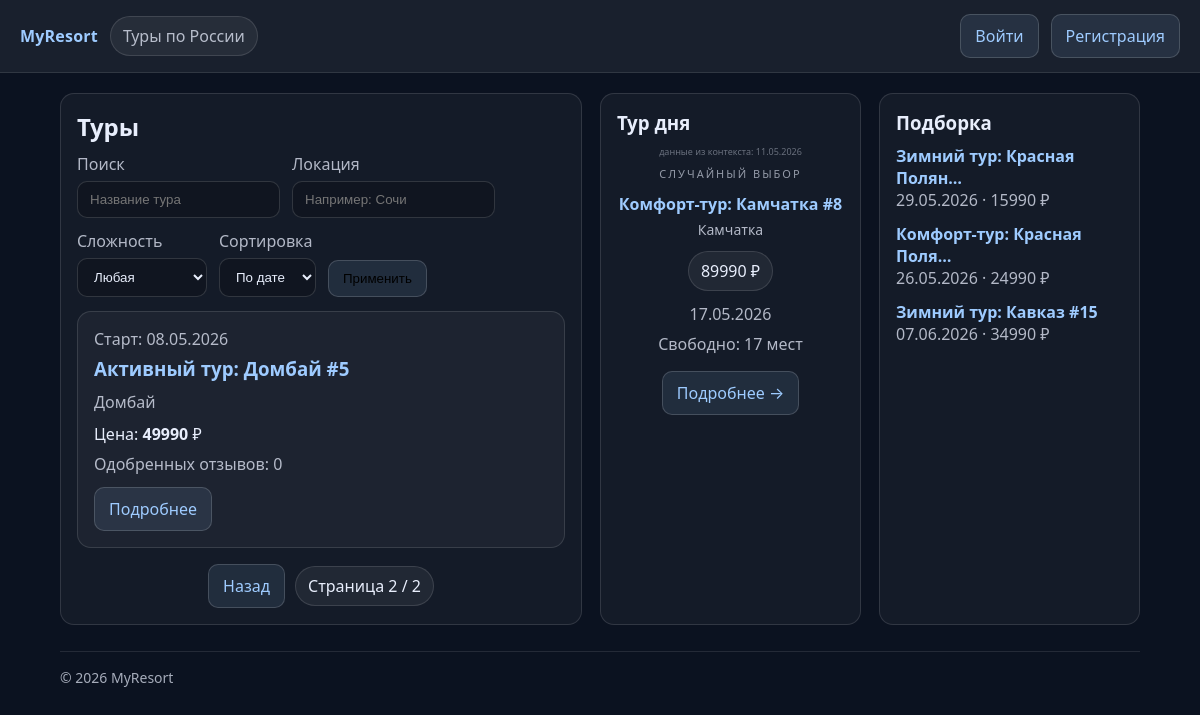
Screenshot of /?page=2 with the database file from the repository.
### resorts/models.py (models this page shows, shortened)
class Tour(models.Model):
    DIFFICULTY_CHOICES = [
        ("beginner", "Начинающий"),
        ("intermediate", "Средний"),
        ("advanced", "Продвинутый"),
        ("expert", "Эксперт"),
    ]
    title = models.CharField(max_length=200, verbose_name="Название тура")
    description = models.TextField(verbose_name="Описание", blank=True)
    location = models.CharField(
        max_length=150,
        blank=True,
        verbose_name="Локация/направление",
    )
    difficulty_level = models.CharField(
        max_length=20,
        choices=DIFFICULTY_CHOICES,
        default="intermediate",
        verbose_name="Уровень сложности",
    )
    start_date = models.DateField(verbose_name="Дата начала")
    end_date = models.DateField(verbose_name="Дата окончания")
    price = models.DecimalField(
        max_digits=10,
        decimal_places=2,
        verbose_name="Стоимость тура (руб.)",
    )
    capacity = models.PositiveIntegerField(
        default=20,
        verbose_name="Максимальное количество человек",
    )
    main_image = models.ImageField(
        upload_to="tours/",
        null=True,
        blank=True,
        verbose_name="Главное изображение",
    )
    created_at = models.DateTimeField(auto_now_add=True, verbose_name="Дата создания")
    updated_at = models.DateTimeField(auto_now=True, verbose_name="Дата обновления")
    created_by = models.ForeignKey(
        User,
        on_delete=models.SET_NULL,
        null=True,
        blank=True,
        related_name="created_tours",
        verbose_name="Кто создал",
    )
    objects = TourManager()
    class Meta:
        verbose_name = "Тур"
        verbose_name_plural = "Туры"
        ordering = ["-start_date", "-id"]
    def get_absolute_url(self):
        return reverse("resorts:tour_detail", kwargs={"pk": self.pk})
    @property
    def booked_people(self) -> int:
        return (
            self.bookings.exclude(status="cancelled")
            .aggregate(total=models.Sum("people_count"))
            .get("total")
            or 0
        )
    @property
    def free_places(self) -> int:
        return max(0, int(self.capacity) - int(self.booked_people))

### resorts/views.py (the view)
# urls.py: path("", views.tour_list, name="tour_list"),
def tour_list(request):
    qs = (
        Tour.objects.upcoming()
        .filter(title__icontains=request.GET.get("q", "").strip())
        .filter(location__icontains=request.GET.get("location", "").strip())
    )
    difficulty = request.GET.get("difficulty", "").strip()
    if difficulty:
        qs = qs.filter(difficulty_level=difficulty)
    qs = qs.exclude(reviews__moderation_status="rejected")
    sort = request.GET.get("sort", "date")
    if sort == "price":
        qs = qs.order_by("price", "-start_date")
    else:
        qs = qs.order_by("-start_date", "-id")
    qs = qs.annotate(
        approved_reviews=Count(
            "reviews",
            filter=Q(reviews__moderation_status="approved"),
            distinct=True,
        )
    )
    paginator = Paginator(qs, 6)
    page = request.GET.get("page", 1)
    try:
        tours_page = paginator.page(page)
    except PageNotAnInteger:
        tours_page = paginator.page(1)
    except EmptyPage:
        tours_page = paginator.page(paginator.num_pages)
    return render(
        request,
        "resorts/tour_list.html",
        {
            "tours_page": tours_page,
            "difficulty_choices": Tour.DIFFICULTY_CHOICES,
            "now": timezone.now(),
            "today": timezone.localdate(),
        },
    )

### resorts/models.py (called while the page is built)
    def upcoming(self):
        return self.filter(end_date__gte=timezone.localdate())

    def get_queryset(self):
        return TourQuerySet(self.model, using=self._db)

    def upcoming(self):
        return self.get_queryset().upcoming()

### resorts/templatetags/resort_tags.py (called while the page is built)
@register.simple_tag
def current_year():
    return timezone.localdate().year

@register.inclusion_tag("resorts/_tour_of_day.html", takes_context=True)
def tour_of_day(context):
    today = context.get("today", timezone.localdate())
    upcoming_tours = list(Tour.objects.upcoming())
    if upcoming_tours:
        random_tour = random.choice(upcoming_tours)
    else:
        random_tour = None
    return {
        "tour_of_day": random_tour,
        "today": today,
        "from_context": "today" in context
    }

@register.simple_tag
def featured_tours(limit=3):
    return Tour.objects.upcoming().order_by("price", "-start_date")[: int(limit)]

### resorts/templates/resorts/tour_list.html (shortened to what this page needs)
{% extends "resorts/base.html" %}
{% load resort_tags %}
{% block content %}
  <div class="grid" style="display: grid; grid-template-columns: 2fr 1fr 1fr; gap: 18px;">
    <div class="card">
      <h2 style="margin:0 0 10px 0;">Туры</h2>
      <form method="get" class="row" style="margin: 10px 0 14px 0;">
        <div>
          <label class="muted">Поиск</label><br>
          <input name="q" value="{{ request.GET.q }}" placeholder="Название тура">
        </div>
        <div>
          <label class="muted">Локация</label><br>
          <input name="location" value="{{ request.GET.location }}" placeholder="Например: Сочи">
        </div>
        <div>
          <label class="muted">Сложность</label><br>
          <select name="difficulty">
            <option value="">Любая</option>
          </select>
        </div>
        <div>
          <label class="muted">Сортировка</label><br>
          <select name="sort">
            <option value="date" {% if request.GET.sort != "price" %}selected{% endif %}>По дате</option>
          </select>
        </div>
        <div style="align-self:end;">
          <button class="btn" type="submit">Применить</button>
        </div>
      </form>
      {% if tours_page.object_list %}
        <div class="row" style="gap: 14px;">
          {% for tour in tours_page.object_list %}
            <div class="card" style="flex:1 1 320px;">
              <div class="muted">Старт: {{ tour.start_date|date:"d.m.Y" }}</div>
              <h3 style="margin: 6px 0 10px 0;">
                <a href="{{ tour.get_absolute_url }}">{{ tour.title }}</a>
              </h3>
              <div class="muted">{{ tour.location|default:"—" }}</div>
              <div style="margin-top:10px;">
                Цена: <strong>{{ tour.price|floatformat:0 }}</strong> ₽
              </div>
              <div class="muted" style="margin-top:8px;">
                Одобренных отзывов: {{ tour.approved_reviews }}
              </div>
              <div style="margin-top: 12px;">
                <a class="btn" href="{{ tour.get_absolute_url }}">Подробнее</a>
              </div>
            </div>
          {% endfor %}
        </div>
        <div class="pager">
          {% if tours_page.has_previous %}
            <a class="btn" href="?page={{ tours_page.previous_page_number }}">Назад</a>
          {% endif %}
          <span class="pill">Страница {{ tours_page.number }} / {{ tours_page.paginator.num_pages }}</span>
        </div>
      {% else %}
        <div class="muted">Ничего не найдено.</div>
      {% endif %}
    </div>
    <div class="card">
      <h3 style="margin:0 0 10px 0;"> Тур дня</h3>
      {% tour_of_day %}
    </div>
    <div class="card">
      <h3 style="margin:0 0 10px 0;"> Подборка</h3>
      {% featured_tours 3 as ftours %}
      {% for t in ftours %}
        <div style="margin-bottom: 12px;">
          <a href="{{ t.get_absolute_url }}"><strong>{{ t.title|truncatechars:26 }}</strong></a><br>
          <span class="muted">{{ t.start_date|date:"d.m.Y" }} · {{ t.price|floatformat:0 }} ₽</span>
        </div>
      {% empty %}
        <div class="muted">Пока нет туров.</div>
      {% endfor %}
    </div>
  </div>
{% endblock %}

### resorts/templates/resorts/_tour_of_day.html (shortened to what this page needs)
{% if tour_of_day %}
    <div style="text-align: center;">
        {% if from_context %}
            <div style="font-size: 9px; opacity: 0.4; margin-bottom: 5px;">
                данные из контекста: {{ today|date:"d.m.Y" }}
            </div>
        {% endif %}
        <div style="font-size: 11px; text-transform: uppercase; letter-spacing: 2px; opacity: 0.6; margin-bottom: 12px;">
            Случайный выбор
        </div>
        <h4 style="margin: 10px 0 5px;">
            <a href="{% url 'resorts:tour_detail' tour_of_day.pk %}">{{ tour_of_day.title }}</a>
        </h4>
        <div class="muted" style="font-size: 14px;">
            {{ tour_of_day.location|default:"—" }}
        </div>
        <div style="margin: 12px 0;">
            <span class="pill">{{ tour_of_day.price|floatformat:0 }} ₽</span>
        </div>
        <div style="margin-bottom: 8px;">
            <span class="muted">{{ tour_of_day.start_date|date:"d.m.Y" }}</span>
        </div>
        <div>
            <span class="muted"> Свободно: {{ tour_of_day.free_places }} мест</span>
        </div>
        <div style="margin-top: 16px;">
            <a class="btn" href="{% url 'resorts:tour_detail' tour_of_day.pk %}">Подробнее →</a>
        </div>
    </div>
{% else %}
    <div style="text-align: center; padding: 20px;">
        <div style="font-size: 32px; opacity: 0.5;">🎿</div>
        <div class="muted" style="margin-top: 10px;">Пока нет предстоящих туров</div>
    </div>
{% endif %}

### resorts/templates/resorts/base.html (style rules this page uses)
body { font-family: system-ui, -apple-system, Segoe UI, Roboto, Arial, sans-serif; margin: 0; background: #0b1220; color: #e8eefc; }
a { color: #9ecbff; text-decoration: none; }
.pill { display: inline-flex; gap: 10px; align-items: center; padding: 8px 12px; border: 1px solid rgba(255,255,255,0.12); border-radius: 999px; background: rgba(255,255,255,0.06); }
.grid { display: grid; grid-template-columns: 2fr 1fr; gap: 18px; }
.card { padding: 16px; border: 1px solid rgba(255,255,255,0.12); border-radius: 14px; background: rgba(255,255,255,0.04); }
.muted { color: rgba(232,238,252,0.75); }
.btn { display: inline-block; padding: 10px 14px; border-radius: 10px; border: 1px solid rgba(255,255,255,0.16); background: rgba(158,203,255,0.10); }
.row { display: flex; gap: 12px; flex-wrap: wrap; }
input, select { padding: 10px 12px; border-radius: 10px; border: 1px solid rgba(255,255,255,0.14); background: rgba(0,0,0,0.20); color: #e8eefc; }
label { display: inline-block; margin-bottom: 6px; }
.pager { display: flex; gap: 10px; align-items: center; justify-content: center; margin-top: 16px; }

### rows the page displays
Tour: start_date "08.05.2026", title "Активный тур: Домбай #5", location "Домбай", price "49990", approved_reviews "0"
Tour: title "Комфорт-тур: Камчатка #8", location "Камчатка", price "89990", start_date "17.05.2026", free_places "17"
Tour: title "Зимний тур: Красная Полян…", start_date "29.05.2026", price "15990"
Tour: title "Комфорт-тур: Красная Поля…", start_date "26.05.2026", price "24990"
Tour: title "Зимний тур: Кавказ #15", start_date "07.06.2026", price "34990"

### other values shown
{{ tours_page.number }} "2"
{{ tours_page.paginator.num_pages }} "2"
{{ today|date:"d.m.Y" }} "11.05.2026"
